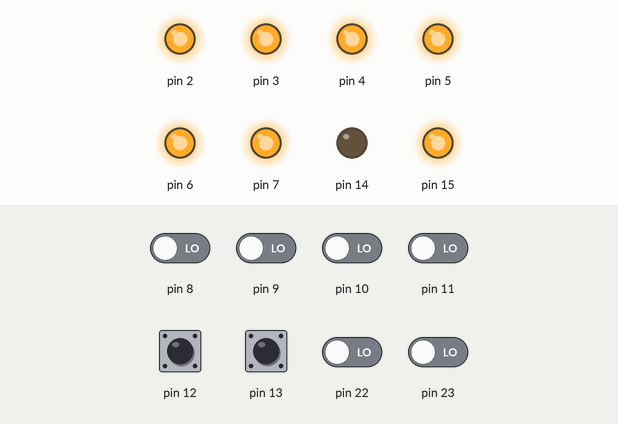
Simulated run of this sketch. Board: Arduino Uno, built with avr-gcc and run on an emulated ATmega328P. On the bench: output pins drawn as LEDs (lit = HIGH). The test bench sets the inputs (shaded band); at power-on: pin 12, pin 13 HIGH, pin 8–11, pin 22, pin 23 LOW.

Above: at 1.2 s.
1.3 s: pin 8 driven HIGH
At 2.1 s:
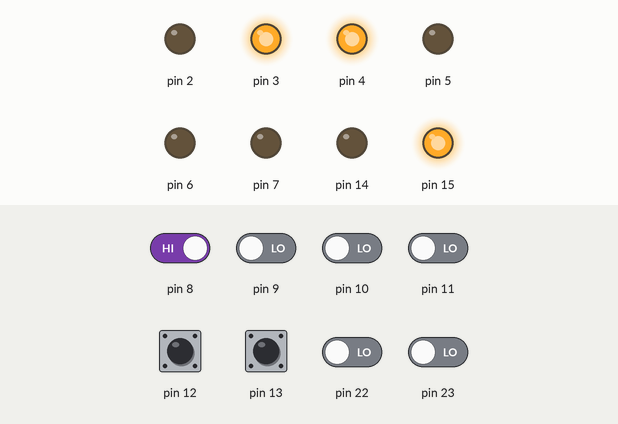
2.8 s: pin 9 driven HIGH
At 3.2 s:
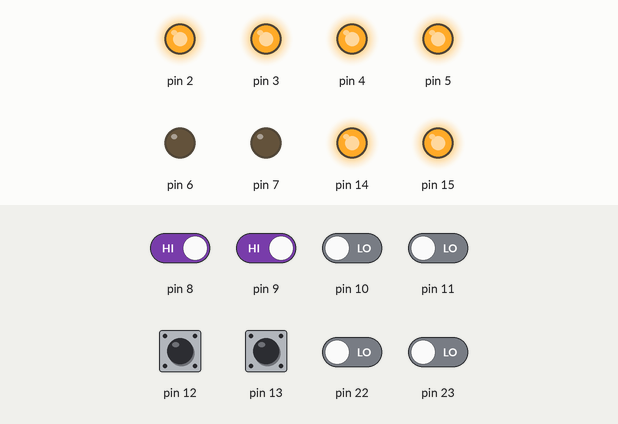
4.3 s: pin 10 driven HIGH
At 5.5 s:
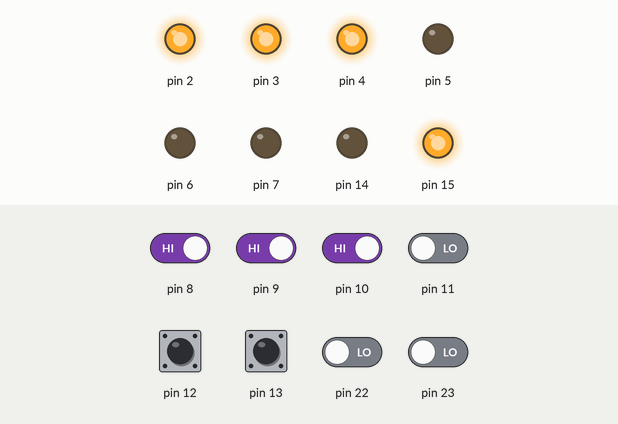
5.8 s: pin 11 driven HIGH
At 6.7 s:
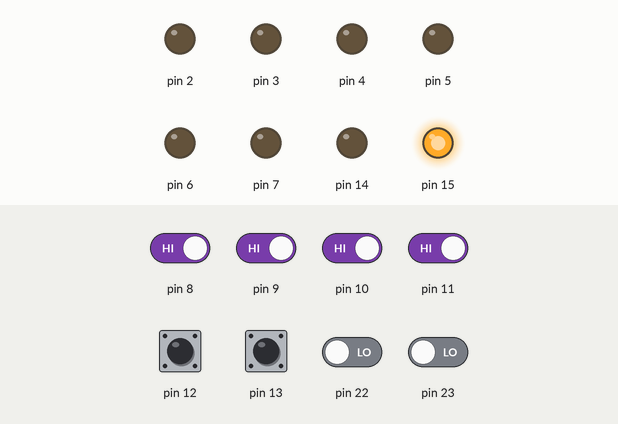
7.3 s: pin 13 pulled LOW for 0.15 s
At 7.37 s:
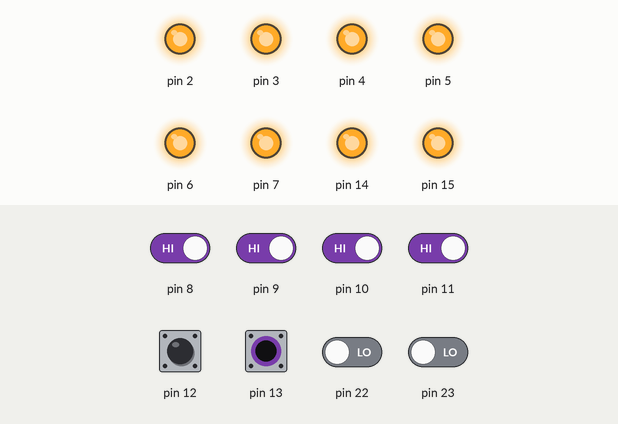
8.9 s: pin 11 driven LOW
At 10.2 s:
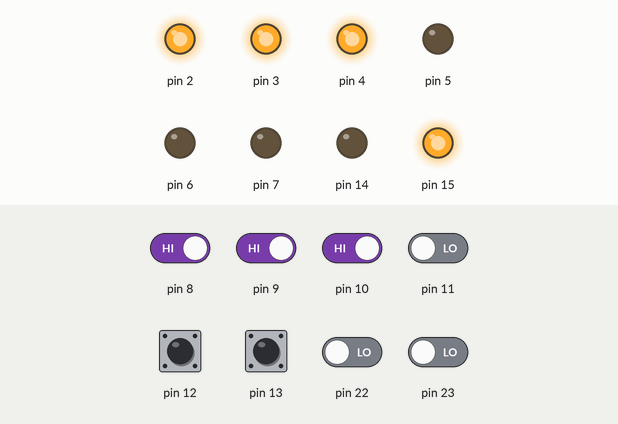
Timing chart, 0 to 11.4 s (numbered marks = the images above; inputs shaded):
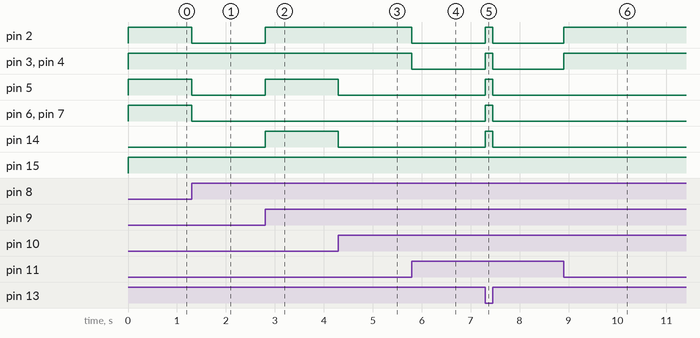

Measured:
- after the input at 1.3 s, pin 2, pin 5–7: HIGH → LOW at once
- after the input at 2.8 s, pin 2, pin 5, pin 14: LOW → HIGH at once
- after the input at 4.3 s, pin 5, pin 14: HIGH → LOW at once
- after the input at 5.8 s, pin 2–4: HIGH → LOW at once
- after the input at 7.3 s, pin 2–7, pin 14: LOW → HIGH at once, → LOW 0.15 s later
- after the input at 8.9 s, pin 2–4: LOW → HIGH at once

The sketch:

Act01.ino
```cpp
void setup() {
  // TODO: put your setup code here, to run once:
   //output
  DDRD |= 0xFC;//1111 1100
  DDRC |= 0x03;//0000 0011
   //input
  PORTB |= 0x30;//0011 0000

}

void loop() {
  // TODO: put your main code here, to run repeatedly:
  int input = PINB & 0x0F;
  if (((PINB & 0x20) == 0)) {
    PORTD = 0xFC;
    PORTC = 0x03;
  }
  else if (((PINB & 0x10) == 0)&&(input == 0)) {
    PORTD = 0x00;
    PORTC = 0x00;
  }
  else {
    switch (input) {
      case 0:
        PORTD = 0xFC;
        PORTC = 0x02;
        break;
      case 1:
        PORTD = 0x18;
        PORTC = 0x02;
        break;
      case 2:
        PORTD = 0x6C;
        PORTC = 0x03;
        break;
      case 3:
        PORTD = 0x3c;
        PORTC = 0x03;
        break;
      case 4:
        PORTD = 0x98;
        PORTC = 0x03;
        break;
      case 5:
        PORTD = 0xB4;
        PORTC = 0x03;
        break;
      case 6:
        PORTD = 0xF4;
        PORTC = 0x03;
        break;
      case 7:
        PORTD = 0x1C;
        PORTC = 0x02;
        break;
      case 8:
        PORTD = 0xFC;
        PORTC = 0x03;
        break;
      case 9:
        PORTD = 0x9C;
        PORTC = 0x03;
        break;
      default:
        PORTD = 0x00;
        PORTC = 0x02;
        break;
    }
  }
}
```
